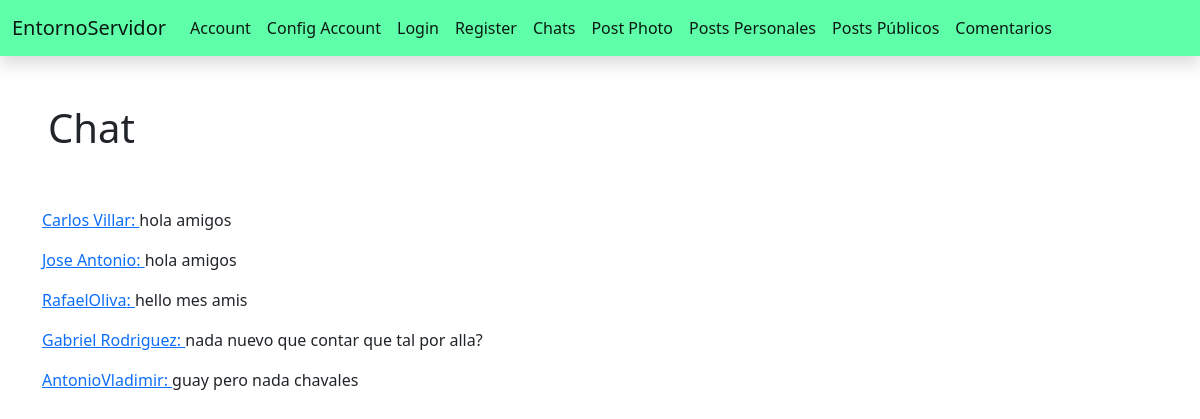
The page /cuentas/privateChat/ on the database its author committed.
### Cuentas/models.py (models this page shows, shortened)
class Chat(models.Model):
    class Meta:
        ordering = ['date']
    chatText = models.TextField(max_length=2021)
    date = models.DateTimeField()
    username = models.ForeignKey(Cuentas, max_length=128, on_delete=models.CASCADE)

### Cuentas/views.py (the view)
# urls.py: path('privateChat/', views.privateChat, name='privateChat'),
def privateChat(request):
    chat = Chat.objects.order_by('date')
    context = {
        'chats':chat
    }
    return render(request, 'Cuentas/privateChat/privateChat.html', context=context)

### templates/Cuentas/privateChat/privateChat.html
{% extends 'Base.html' %}
{% load static %}
{% block contentNav %}
    <div class="p-5">
        <h1>Chat</h1>
    </div>
    <div class="container">
        {% for c in chats %}
            <p><a href="/cuentas/{{c.username_id}}">{{ c.username_id }}: </a>{{ c.chatText }}</p>
        {% endfor %}
    </div>
{% endblock %}

### rows shown on the page
Chat: username_id "Carlos Villar", chatText "hola amigos"
Chat: username_id "Jose Antonio", chatText "hola amigos"
Chat: username_id "RafaelOliva", chatText "hello mes amis"
Chat: username_id "Gabriel Rodriguez", chatText "nada nuevo que contar que tal por alla?"
Chat: username_id "AntonioVladimir", chatText "guay pero nada chavales"
